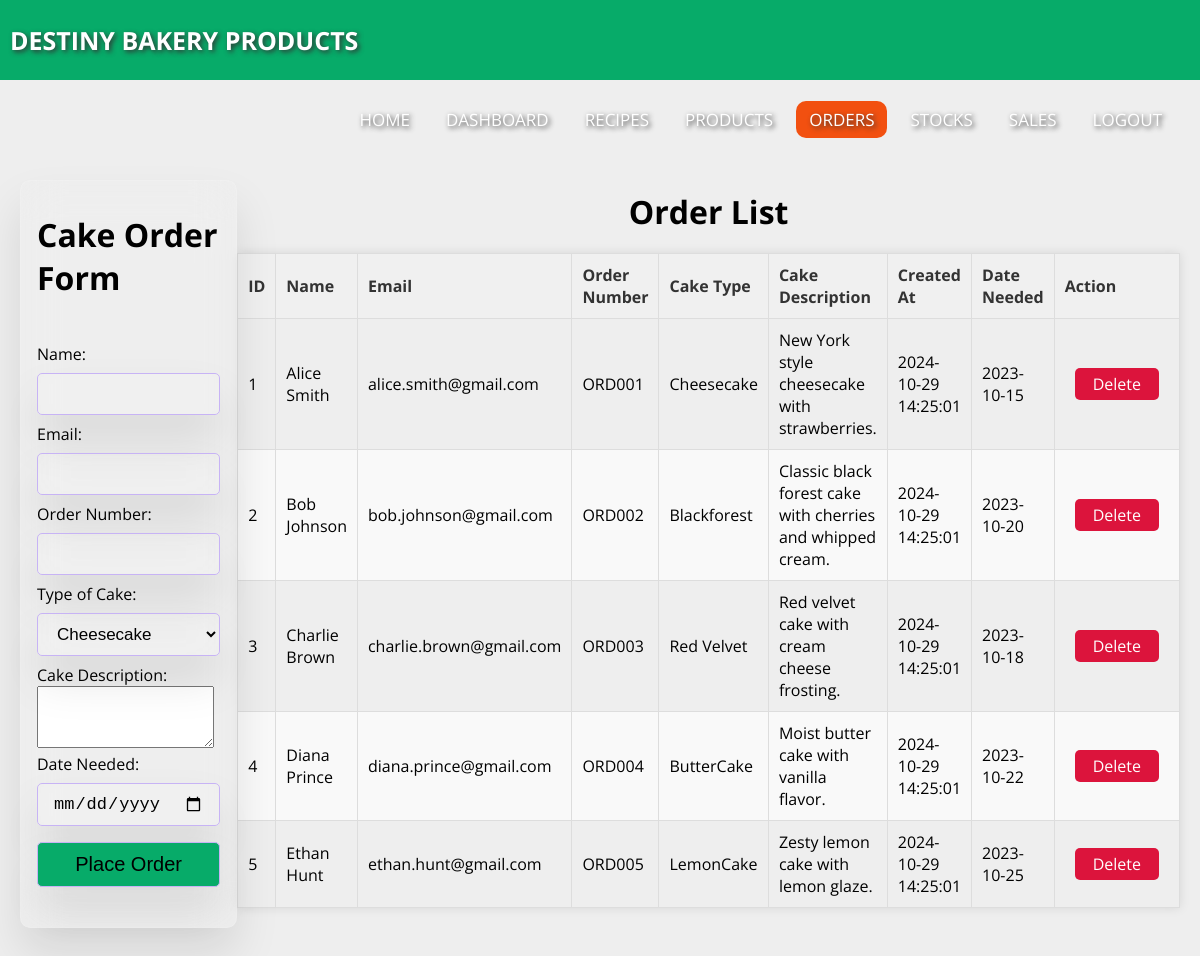
/orders.php, run on the app's committed database.
### tables this page shows
CREATE TABLE `orders` (
  `id` int(11) NOT NULL,
  `name` varchar(100) NOT NULL,
  `email` varchar(100) NOT NULL,
  `order_number` varchar(50) NOT NULL,
  `cake_type` enum('Cheesecake','Blackforest','Red Velvet','ButterCake','LemonCake') NOT NULL,
  `cake_description` text NOT NULL,
  `date_needed` date NOT NULL,
  `created_at` timestamp NOT NULL DEFAULT current_timestamp()
);

### orders.php (the view, shortened to what this page needs)
<?php
    @include 'config.php';
                $sql = "SELECT * FROM orders";
                $result = $conn->query($sql);
                ?>
<!DOCTYPE html>
<html lang="en">
<head>
    <link rel="stylesheet" href="style.css">
</head>
<body>
    <nav>
        <label class="logo">DESTINY BAKERY PRODUCTS</label>
        <ul>
            <li><a href="index.html">Home</a></li>
            <li><a href="admin_dashboard.php">DASHBOARD</a></li>
            <li><a href="recipes.php">RECIPES</a></li>
            <li><a href="products.php">PRODUCTS</a></li>
            <li><a class="active" href="orders.php">ORDERS</a></li>
            <li><a href="stock.php">STOCKS</a></li>
            <li><a href="sales.php">SALES</a></li>
            <li><a href="logout.php">LOGOUT</a></li>
        </ul>
    </nav>
    <div class="form-container">
        <form action="" method="POST">
            <h1>Cake Order Form</h1>
            <br>
            <br>
            <label for="name">Name:</label>
            <input type="text" id="name" name="name" required>
            <label for="email">Email:</label>
            <input type="email" id="email" name="email" required>
            <label for="order_number">Order Number:</label>
            <input type="text" id="order_number" name="order_number" required>
            <label for="cake_type">Type of Cake:</label>
            <select id="cake_type" name="cake_type" required>
                <option value="Chocolate">Cheesecake</option>
            </select>
            <br>
            <label for="cake_description">Cake Description:</label>
            <br>
            <textarea id="cake_description" name="cake_description" rows="4" required></textarea>
            <br>
            <label for="date_needed">Date Needed:</label>
            <input type="date" id="date_needed" name="date_needed" required>
            <input type="submit" value="Place Order" class="form-btn">
        </form>
        <div class="table-container">
            <table>
                <h1 class="h2title">Order List</h1>
                <thead>
                    <tr>
                        <th>ID</th>
                        <th>Name</th>
                        <th>Email</th>
                        <th>Order Number</th>
                        <th>Cake Type</th>
                        <th>Cake Description</th>
                        <th>Created At</th>
                        <th>Date Needed</th>
                        <th>Action</th>
                    </tr>
                </thead>
                <tbody>
                    <?php
                if ($result->num_rows > 0) {
                    while($row = $result->fetch_assoc()) {
                        echo "<tr>
                                <td>{$row['id']}</td>
                                <td>{$row['name']}</td>
                                <td>{$row['email']}</td>
                                <td>{$row['order_number']}</td>
                                <td>{$row['cake_type']}</td>
                                <td>{$row['cake_description']}</td>
                                <td>{$row['created_at']}</td> <td>{$row['date_needed']}</td>
                                  <td>
                        <a href='delete_order.php?delete_id={$row['id']}' class='delete-link' style='color: #ffffff;
  background-color: crimson;
  border-radius: 5px;
  margin: 10px;
  padding: 5px 18px;' onclick='return confirm(\"Are you sure you want to delete this order?\");'>Delete</a>
                    </td>
                              </tr>";
                    }
                } else {
                    echo "<tr><td colspan='8'>No orders found</td></tr>";
                }
                ?>
            </table>
        </div>
    </div>
</body>
</html>

### style.css (style rules this page uses)
* { padding: 0; margin: 0; text-decoration: none; list-style: none; box-sizing: border-box; }
body { overflow-x: hidden; font-family: "Open Sans", sans-serif; background: #eee; }
nav { background: #07ab69; height: 80px; width: 100%; }
label.logo { color: white; font-size: 25px; line-height: 80px; padding: 0 100px; font-weight: bold; padding-left: 10px; padding-right: 0px; text-shadow: 2px 2px 5px #333; }
nav ul { float: right; margin-right: 20px; }
nav ul li { display: inline-block; float: left; line-height: 80px; margin: 0 5px; text-shadow: 2px 2px 5px #333; }
nav ul li a { color: white; font-size: 17px; padding: 7px 13px; border-radius: 10px; text-transform: uppercase; }
a.active, a:hover { background: #f25010; transition: 0.5s; border-radius: 10px; }
.h2title { text-align: center; margin: 10px; }
.form-container { min-height: 80vh; display: flex; align-items: center; justify-content: center; padding: 20px; padding-bottom: 60px; margin-top: 5rem; }
.form-container form { background-color: rgba(255, 255, 255, 0.05); border: 1px solid rgba(255, 255, 255, 0.1); box-shadow: 0 25px 45px rgba(0, 0, 0, 0.1); backdrop-filter: blur(20px); width: 50vw; position: relative; padding: 2rem 1rem; border-radius: 10px; }
.form-container form input, .form-container form select { background-color: rgba(255, 255, 255, 0.05); border: 1px solid rgba(255, 255, 255, 0.1); box-shadow: 0 25px 45px rgba(0, 0, 0, 0.1); backdrop-filter: blur(20px); border: 1px solid #c7b3f5; width: 100%; padding: 10px 15px; font-size: 17px; margin: 8px 0; border-radius: 5px; }
.form-container form select option { background: #fff; }
.form-container form .form-btn { background: #07ab69; font-size: 20px; cursor: pointer; }
table { border-collapse: collapse; width: 80%; margin: 20px auto; border: 1px solid #ddd; box-shadow: 0 0 10px rgba(0, 0, 0, 0.1); }
th, td { border: 1px solid #ddd; padding: 10px; text-align: left; }
th { background-color: #f0f0f0; font-weight: bold; color: #333; }
tr:nth-child(even) { background-color: #f9f9f9; }
.delete-link { color: #ffffff; background-color: crimson; border-radius: 5px; margin: 10px; padding: 5px 18px; }

### data on the page
orders: id "1", name "Alice Smith", email "alice.smith@gmail.com", order_number "ORD001", cake_type "Cheesecake", cake_description "New York style cheesecake with strawberries.", created_at "2024-10-29 14:25:01", date_needed "2023-10-15"
orders: id "2", name "Bob Johnson", email "bob.johnson@gmail.com", order_number "ORD002", cake_type "Blackforest", cake_description "Classic black forest cake with cherries and whipped cream.", created_at "2024-10-29 14:25:01", date_needed "2023-10-20"
orders: id "3", name "Charlie Brown", email "charlie.brown@gmail.com", order_number "ORD003", cake_type "Red Velvet", cake_description "Red velvet cake with cream cheese frosting.", created_at "2024-10-29 14:25:01", date_needed "2023-10-18"
orders: id "4", name "Diana Prince", email "diana.prince@gmail.com", order_number "ORD004", cake_type "ButterCake", cake_description "Moist butter cake with vanilla flavor.", created_at "2024-10-29 14:25:01", date_needed "2023-10-22"
orders: id "5", name "Ethan Hunt", email "ethan.hunt@gmail.com", order_number "ORD005", cake_type "LemonCake", cake_description "Zesty lemon cake with lemon glaze.", created_at "2024-10-29 14:25:01", date_needed "2023-10-25"
